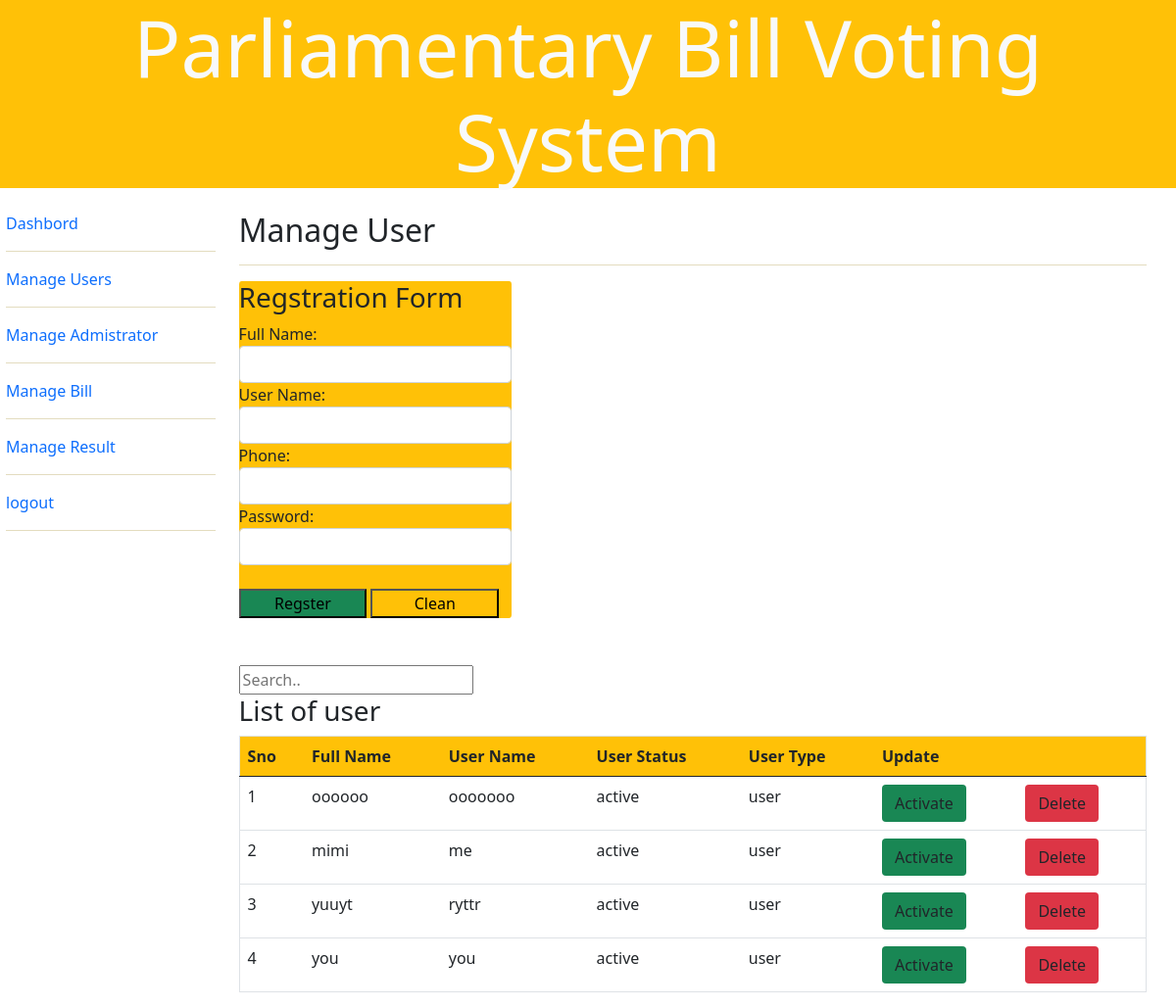
The page /user_man.php (signed in) on the database its author committed.
### tables this page shows
CREATE TABLE IF NOT EXISTS `userz` (
  `uid` int(11) NOT NULL AUTO_INCREMENT,
  `username` varchar(50) NOT NULL,
  `fullname` varchar(50) NOT NULL,
  `phone` int(11) NOT NULL,
  `passwordz` varchar(255) NOT NULL,
  `usertype` varchar(50) NOT NULL DEFAULT 'user',
  `statuz` varchar(50) NOT NULL DEFAULT 'inactive',
  PRIMARY KEY (`uid`)
);

### user_man.php (the view, shortened to what this page needs)
<!DOCTYPE html>
<html>
<head>
	<link rel="stylesheet" type="text/css" href="bootstrap/css/bootstrap.min.css">
	<link rel="stylesheet" type="text/css" href="bootstrap/css/style.css">
</head>
<body>
<div class="jumbotron bg-warning ">
  <h1 class="text-center display-1 text-light mb-4">Parliamentary Bill Voting System</h1>
</div>
<div class="all">
	<div class="left">
		<?php include_once("aleft.php"); ?>
	</div>
	<div class="right">
        <h2>Manage User</h2><hr>
        <fieldset class="bg-warning">
						<form action="indexn.php" method="POST">
								<h3>Regstration Form</h3>
								Full Name: <input type="text" name="fname" class="form-control">
								User Name: <input type="text" name="uname" class="form-control">
								Phone: <input type="number" name="phone" class="form-control">
								Password: <input type="Password" name="pass" class="form-control">	<br>
								<input type="submit" name="reg" value="Regster" class="bg-success">
								<input type="reset" name="" value="Clean" class="bg-warning"><br>
                        </form>
                        </fieldset>	<br><br>
						<input id="myInput" type="text" placeholder="Search..">
                        <h3>List of user</h3>
                        <table border="1" class="table">
									<tr class="bg-warning">
										<th>Sno</th>
										<th>Full Name</th>
										<th>User Name</th>
										<th>User Status</th>
										<th>User Type</th>
										<th colspan="2">Update</th>
									</tr>
									<tbody id="myTable">
									<tr>
										<?php
												require_once("connect.php");
											$s=1;
											$select = "SELECT * FROM userz WHERE usertype='user'";
											$query = mysqli_query($con,$select);
											while($array = mysqli_fetch_array($query)){
												$fn = $array['fullname'];
												$un = $array['username'];
												$st = $array['statuz'];
												$ut = $array['usertype'];
												$id = $array['uid'];
												echo "<td>$s</td>
												<td>$fn</td>
												<td>$un</td>
												<td>$st</td>
												<td>$ut</td>
												<td><a href='activate.php?roja=$id' class='btn bg-success'>Activate</a></td>
												<td><a href='delete_user.php?roja=$id' class='btn bg-danger'>Delete</a></td>
												</tr>";
												$s++;
											}
										?>
									</tbody>
								</table>
	</div>
</div>
</body>
</html>

### aleft.php (shortened to what this page needs)
<!DOCTYPE html>
<html lang="en">
<head>
    <link rel="stylesheet" type="text/css" href="bootstrap/css/bootstrap.min.css">
    <link rel="stylesheet" type="text/css" href="bootstrap/css/style.css">
</head>
<body>
<div class="card-title top">
							<a href="dashbord.php">Dashbord </a><br><hr>
							<a href="user_man.php">Manage Users </a><br><hr>
							<a href="manage_admin.php">Manage Admistrator </a><br><hr>
							<a href="bill.php">Manage Bill</a><br><hr>
							<a href="aresult.php">Manage Result</a><br><hr>
							<a href="logout.php">logout</a><hr>
						</div>
</body>
</html>

### user_man.php (style rules this page uses)
.all { margin:0.5%; }
.left { float:left; width:18%; }
.right { float:right; width:82%; padding:0 2%; }
fieldset { width:30%; margin: auto; padding: 15px 20px; border-radius: 1%; opacity: 1; }

### aleft.php (style rules this page uses)
hr { color: #8f7503; }

### rows shown on the page
userz: fullname "oooooo", username "ooooooo", statuz "active", usertype "user"
userz: fullname "mimi", username "me", statuz "active", usertype "user"
userz: fullname "yuuyt", username "ryttr", statuz "active", usertype "user"
userz: fullname "you", username "you", statuz "active", usertype "user"
